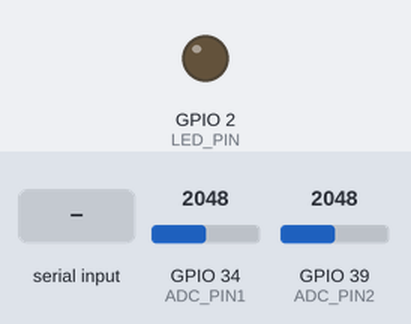
Bench run of a sketch on a simulated ESP32. Shown: output pins drawn as LEDs (lit = HIGH). The inputs (shaded band) are chosen by the test bench; at power-on: GPIO 34 (ADC_PIN1) = 2048, GPIO 39 (ADC_PIN2) = 2048 (analog values on the 0–4095 scale). What the sketch prints to the serial monitor is not drawn.

Above: at 1.2 s.
1.3 s: "B\n" received over Serial
2.8 s: GPIO 34 (ADC_PIN1) set to 2866
4.6 s: GPIO 39 (ADC_PIN2) set to 2866
6.1 s: GPIO 34 (ADC_PIN1) set to 4095
At 6.28 s:
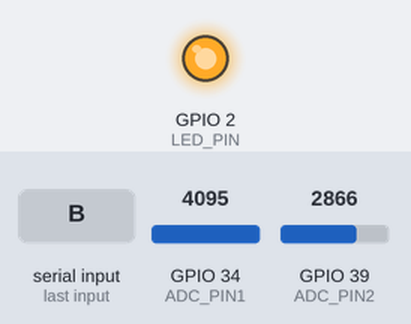
7.8 s: "r\n" received over Serial
9.7 s: "b\n" received over Serial
Timing chart, 0 to 12.3 s (numbered marks = the images above; inputs shaded):
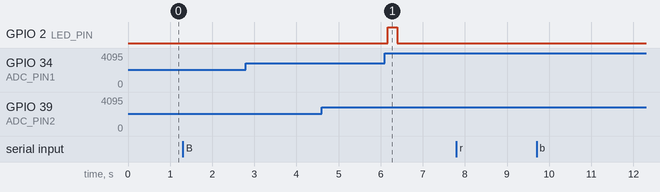

Measured:
- after the input at 1.3 s, every drawn part: stays the same
- after the input at 2.8 s, every drawn part: stays the same
- after the input at 4.6 s, every drawn part: stays the same
- after the input at 6.1 s, GPIO 2 (LED_PIN): LOW → HIGH after 0.07 s, → LOW 0.23 s later
- after the input at 7.8 s, every drawn part: stays the same
- after the input at 9.7 s, every drawn part: stays the same

The sketch:

emg_chain.ino
```cpp
// emg_chain.ino — EMG 측정 (BioAmp EXG Pill + ESP32 Dev Module) : 1000 Hz, 115200 baud
// 배선: OUT → GPIO34, VCC → 3.3 V, GND → GND, IN+ · IN- · REF → 전극 3개
//       (실험 6 2채널: 두 번째 보드 OUT → GPIO39(VN), 아래 NCH 를 2 로)
// 같은 폴더의 emg_core.h (처리 체인, 빈칸 ①②③) 를 쓴다. 폴더 이름 = emg_chain
//
// 출력 모드 — 시리얼로 글자 하나를 보내 바꾼다 (바꾸면 처음부터 다시: 기저선 학습도 다시)
//   R  원신호  x                                   1 ms 마다  (시리얼 플로터에서 1 kHz 원신호)
//   F  필터 후 filt                                1 ms 마다  (HPF 20 Hz + 노치 60 Hz 후, 정수 count)
//   P  요약    filt:..,rms:..,thr_on:..,state:..   10 ms 마다 (플로터에서 포락선 · 판정)  ← 컴파일 기본값
//   B  바이너리 (파이썬 viz.py 전용, 표본마다 5 바이트. 터미널에 찍으면 깨져 보인다)
//   c  기저선만 다시 학습 (힘을 뺀 채로 2.5 초)
//   s  상태 한 줄  #S,n,overrun,sat mode=P mav=.. rms=.. thr_on=.. state=..  (시리얼 모니터, 줄 바꿈 없음)
//   2채널이면 R · F 는 한 표본 걸러 "x1,x2", P 는 20 ms 마다
//   #START · #B · #E · #W · #S 진단 줄은 B 모드에서만 나간다 (플로터 그래프가 끊기지 않게)
#include "emg_core.h"

#define OUT_MODE  'P'         // R F P B
#define NCH       2           // 2 = 2채널 (실험 6: 이두 GPIO36 · 삼두 GPIO39). 1채널은 1
#define BAUD      115200      // 모든 모드 공통
#define SAMPLE_US 1000UL      // 1 ms = 1000 Hz

const int ADC_PIN1 = 34;      // GPIO34: 채널 1 (이두)  — 수업 PPT처럼 VP에 꽂았다면 36
const int ADC_PIN2 = 39;      // VN: 채널 2 (삼두, NCH 2 일 때만)
const int LED_PIN  = 2;       // 내장 LED: 채널 1 이 수축(ON)이면 켜진다
const int P_ST_SCALE = 30;    // P 모드에서 state 에 곱하는 값 (rms 와 같은 그래프에 보이게. rms 가 수백이면 100)
const int SAT_LO = 30, SAT_HI = 4065;       // 이 밖이면 ADC 포화
const int BIAS_LO = 1000, BIAS_HI = 3100;   // 기저선 학습이 끝날 때 DC 가 이 밖이면 바이어스 경고
const int FBITS = (NCH == 1) ? 4 : 0;       // B 모드 filt 소수 비트 (1채널 1/16 count, 2채널 정수)

EmgCh ch[NCH];
char  mode = OUT_MODE;
long  n = 0;                  // 시작 후 표본 번호
unsigned long next_us = 0;
unsigned long overrun = 0;    // 1 ms 간격을 놓친 횟수
unsigned long sat_total = 0;  // 포화 표본 수 합계
int   sat_blk[NCH];           // 100 표본 블록 안의 포화 수
long  last_sat_warn = -100000;
int   st[NCH];
float pk[NCH];                // P 모드: 구간 안에서 절댓값이 가장 큰 filt (부호 유지)
int   pcount = 0;

void restart(char m) {        // 모드를 바꾸고 처음부터 다시 시작
  mode = m; n = 0; overrun = 0; sat_total = 0; pcount = 0; last_sat_warn = -100000;
  for (int k = 0; k < NCH; k++) { emg_init(&ch[k]); sat_blk[k] = 0; st[k] = ST_CAL; pk[k] = 0; }
  if (mode == 'B') {
    Serial.printf("\n#START fs=%d baud=%d nch=%d mode=B fbits=%d rms_n=%d k_on=%.1f k_off=%.1f\n",
                  FS_HZ, BAUD, NCH, FBITS, RMS_N, K_ON, K_OFF);
  }
  next_us = micros() + SAMPLE_US;
}

void send_frame(const int *xr) {   // B 모드 프레임: 헤더 1 B + 7 bit 씩 데이터 (1채널 4 B, 2채널 7 B)
  uint64_t bits = 0; int nb = 0;
  for (int k = 0; k < NCH; k++) {
    long q = lroundf(ch[k].filt * (float)(1 << FBITS));
    long lim = 1L << (11 + FBITS);
    if (q > lim - 1) q = lim - 1;
    if (q < -lim) q = -lim;
    bits = (bits << 12) | (uint64_t)(xr[k] & 0xFFF);
    bits = (bits << (12 + FBITS)) | (uint64_t)(q & ((1L << (12 + FBITS)) - 1));
    nb += 24 + FBITS;
  }
  int g = (nb + 6) / 7;
  bits <<= (g * 7 - nb);
  uint8_t buf[8];
  int st2 = (NCH > 1) ? st[NCH - 1] : 0;
  buf[0] = 0x80 | ((st[0] & 3) << 5) | ((st2 & 3) << 3) | (n & 7);
  for (int i = 0; i < g; i++) buf[1 + i] = (uint8_t)((bits >> (7 * (g - 1 - i))) & 0x7F);
  Serial.write(buf, 1 + g);
}

void status_line() {          // s 명령
  Serial.printf("#S,%ld,%lu,%lu mode=%c mav=%.1f rms=%.1f thr_on=%.1f state=%d",
                n, overrun, sat_total, mode, ch[0].mav, ch[0].rms, ch[0].thr_on, st[0]);
  if (NCH > 1) Serial.printf(" mav2=%.1f rms2=%.1f thr_on2=%.1f state2=%d", ch[NCH - 1].mav, ch[NCH - 1].rms, ch[NCH - 1].thr_on, st[NCH - 1]);
  Serial.print("\n");
}

void handle_cmd() {
  while (Serial.available() > 0) {
    int c = Serial.read();
    if (c == 'r' || c == 'R') restart('R');
    else if (c == 'f' || c == 'F') restart('F');
    else if (c == 'p' || c == 'P') restart('P');
    else if (c == 'b' || c == 'B') restart('B');
    else if (c == 'c' || c == 'C') {
      for (int k = 0; k < NCH; k++) emg_recal(&ch[k], n);
      if (mode == 'B') Serial.printf("#RECAL n=%ld\n", n);
    }
    else if (c == 's' || c == 'S') status_line();
  }
}

void sample() {
  int xr[NCH], ev[NCH] = {0};
  xr[0] = analogRead(ADC_PIN1);
  if (NCH > 1) xr[NCH - 1] = analogRead(ADC_PIN2);
  for (int k = 0; k < NCH; k++) {
    st[k] = emg_step(&ch[k], xr[k], n, &ev[k]);
    if (xr[k] <= SAT_LO || xr[k] >= SAT_HI) { sat_blk[k]++; sat_total++; }
  }
  digitalWrite(LED_PIN, st[0] == ST_ON ? HIGH : LOW);

  if (mode == 'R' || mode == 'F') {
    if (NCH == 1 || (n & 1) == 0) {               // 2채널은 한 표본 걸러 (회선 여유)
      for (int k = 0; k < NCH; k++) {
        if (k) Serial.print(',');
        Serial.print(mode == 'R' ? xr[k] : (int)lroundf(ch[k].filt));
      }
      Serial.print("\n");
    }
  } else if (mode == 'P') {
    for (int k = 0; k < NCH; k++) if (fabsf(ch[k].filt) > fabsf(pk[k])) pk[k] = ch[k].filt;
    if (++pcount >= 10 * NCH) {                   // 1채널 10 ms, 2채널 20 ms 마다
      for (int k = 0; k < NCH; k++) {
        if (NCH == 1) Serial.printf("filt:%d,rms:%.1f,thr_on:%.1f,state:%d", (int)lroundf(pk[k]), ch[k].rms, ch[k].thr_on, st[k] * P_ST_SCALE);
        else Serial.printf("%sfilt%d:%d,rms%d:%.1f,thr_on%d:%.1f,state%d:%d", k ? "," : "", k + 1, (int)lroundf(pk[k]), k + 1, ch[k].rms, k + 1, ch[k].thr_on, k + 1, st[k] * P_ST_SCALE);
        pk[k] = 0;
      }
      Serial.print("\n");
      pcount = 0;
    }
  } else if (mode == 'B') {
    send_frame(xr);
    for (int k = 0; k < NCH; k++) {
      if (ev[k] == 1) {                           // 기저선 학습 끝: 평균 · 표준편차 · 임계 · MAV 평균
        Serial.printf("#B,%ld,%.2f,%.2f,%.2f,%.2f,%.2f,%d\n", n, ch[k].mu, ch[k].sd, ch[k].thr_on, ch[k].thr_off, ch[k].mav_mu, k + 1);
        if (ch[k].dc < BIAS_LO || ch[k].dc > BIAS_HI) Serial.printf("#W,%ld,BIAS,%.0f,%d\n", n, ch[k].dc, k + 1);
      } else if (ev[k] == 2 || ev[k] == 3) {
        Serial.printf("#E,%ld,%d,%d\n", n, ev[k] == 2 ? 1 : 0, k + 1);
      }
    }
  }

  if (n % 100 == 99) {                            // 최근 100 ms 중 5 표본 이상 포화면 경고 (1 초에 한 번)
    for (int k = 0; k < NCH; k++) {
      if (sat_blk[k] >= 5 && mode == 'B' && n - last_sat_warn >= 1000) {
        Serial.printf("#W,%ld,SAT,%d,%d\n", n, sat_blk[k], k + 1);
        last_sat_warn = n;
      }
      sat_blk[k] = 0;
    }
  }
  if (mode == 'B' && n > 0 && n % 10000 == 0) Serial.printf("#S,%ld,%lu,%lu\n", n, overrun, sat_total);
  n++;
}

void setup() {
  Serial.setTxBufferSize(4096);   // begin 보다 먼저 (PC 가 잠깐 멈춰도 약 0.8 초분을 받아 둔다)
  Serial.begin(BAUD);
  analogReadResolution(12);       // 0~4095
  analogSetAttenuation(ADC_11db); // 입력 약 0.15~2.45 V 권장
  pinMode(LED_PIN, OUTPUT);
  restart(mode);
}

void loop() {
  handle_cmd();
  unsigned long now = micros();
  long late = (long)(now - next_us);
  if (late < 0) return;
  if (late > (long)SAMPLE_US) { overrun++; next_us = now; }   // 1 표본 넘게 늦었다 → 시각을 다시 맞춘다
  next_us += SAMPLE_US;
  sample();
}
```

emg_core.h
```cpp
// emg_core.h — EMG 처리 체인 (표본 1개씩, 1 ms 마다 부른다)
// ADC → DC 추정 제거 → HPF 20 Hz → 노치 60 Hz → 정류 → 이동 MAV · 이동 RMS (100 표본 = 100 ms)
//     → 기저선 학습 (0.5~3.0 초, 힘을 뺀다) → 임계 + 히스테리시스 + 최소 지속 → 상태 (0 보정 · 1 이완 · 2 수축)
// 빈칸 ① ② ③ 세 곳을 채운다 (정답본에는 채워져 있다)
#pragma once
#include <math.h>
#include <string.h>

#define FS_HZ       1000        // 표본화 주파수 (Hz)
#define RMS_N       100         // 이동 창 길이 (표본) = 100 ms
#define DC_ALPHA    0.001f      // DC 추정 속도 (시정수 약 1 초)
#define SETTLE_N    500         // 0~0.5 초: 필터 안정화 (학습에 안 씀)
#define LEARN_N     3000        // 0.5~3.0 초: 기저선 학습 (이 동안 힘을 뺀다)
#define K_ON        5.0f        // ON 임계  = mu + K_ON  * sd
#define K_OFF       3.0f        // OFF 임계 = mu + K_OFF * sd
#define SD_FLOOR    0.20f       // sd 하한 = 0.2 * mu (기저선이 너무 고르면 임계가 잡음에 붙는 것을 막는다)
#define MIN_ON_MS   50          // 임계를 연속 50 ms 넘어야 ON
#define MIN_OFF_MS  100         // 연속 100 ms 아래여야 OFF
#define ST_CAL 0                // 상태: 0 보정 중
#define ST_OFF 1                //       1 이완
#define ST_ON  2                //       2 수축

// 2차 IIR (biquad, Direct Form II transposed)
struct Biquad { float b0, b1, b2, a1, a2, z1, z2; };
static inline float biquad(Biquad *f, float x) {
  float y = f->b0 * x + f->z1;
  f->z1 = f->b1 * x - f->a1 * y + f->z2;
  f->z2 = f->b2 * x - f->a2 * y;
  return y;
}
// 계수 (fs = 1000 Hz, scipy.signal.butter(2, 20, 'highpass') · iirnotch(60, 30))
static const float HPF_B[3]   = {0.91496914f, -1.82993829f, 0.91496914f};
static const float HPF_A[3]   = {1.00000000f, -1.82269493f, 0.83718165f};
static const float NOTCH_B[3] = {0.99375596f, -1.84794186f, 0.99375596f};
static const float NOTCH_A[3] = {1.00000000f, -1.84794186f, 0.98751193f};

struct EmgCh {
  float dc; int dc_ok;                 // DC(바이어스) 추정
  Biquad hpf, notch;
  float filt;                          // 필터 후 값 y
  float ab[RMS_N], sq[RMS_N];          // 순환 버퍼: |y|, y*y
  float sumabs, sumsq;                 // 버퍼 합
  int idx;                             // 다음에 쓸 자리
  float mav, rms;                      // 이동 평균 절댓값, 이동 RMS
  long learn_from, learn_to;           // 기저선 학습 구간 (표본 번호)
  double s1, s2, sm; long ln;          // 학습 누적: rms 합, rms^2 합, mav 합, 개수
  float mu, sd, thr_on, thr_off, mav_mu;
  int learned;
  int on, cnt;                         // 현재 ON 여부, 상태를 바꾸려고 연속으로 센 표본 수
};

static void bq_set(Biquad *f, const float *b, const float *a) {
  f->b0 = b[0]; f->b1 = b[1]; f->b2 = b[2]; f->a1 = a[1]; f->a2 = a[2]; f->z1 = 0; f->z2 = 0;
}
static void emg_init(EmgCh *c) {
  memset(c, 0, sizeof(EmgCh));
  bq_set(&c->hpf, HPF_B, HPF_A);
  bq_set(&c->notch, NOTCH_B, NOTCH_A);
  c->learn_from = SETTLE_N; c->learn_to = LEARN_N;
}

// 기저선만 다시 학습 (c 명령): 지금부터 2.5 초 동안 힘을 뺀다
static void emg_recal(EmgCh *c, long n) {
  c->learn_from = n; c->learn_to = n + (LEARN_N - SETTLE_N);
  c->s1 = c->s2 = c->sm = 0; c->ln = 0; c->learned = 0; c->on = 0; c->cnt = 0;
}

// 표본 1개 처리. raw: ADC 값(0~4095), n: 시작 후 표본 번호
// 반환: 상태 0/1/2.  *ev: 1 = 기저선 학습 끝(#B), 2 = 수축 시작, 3 = 수축 끝 (없으면 0)
static int emg_step(EmgCh *c, int raw, long n, int *ev) {
  *ev = 0;
  // 1) DC 빼기: 첫 표본으로 시작해서 천천히 따라간다 (바이어스가 2048 이 아니어도 된다)
  if (!c->dc_ok) { c->dc = (float)raw; c->dc_ok = 1; }
  c->dc += ((float)raw - c->dc) * DC_ALPHA;
  float x = (float)raw - c->dc;
  // 2) HPF 20 Hz → 노치 60 Hz
  float y = biquad(&c->notch, biquad(&c->hpf, x));
  c->filt = y;

  // 3) 정류 [빈칸 ①]
  float rect = fabsf(y);

  // 4) 포락선: 순환 버퍼 이동 평균 [빈칸 ②: 제곱 합 갱신 3줄]
  c->sumsq -= c->sq[c->idx];
  c->sumsq += y * y;
  c->sq[c->idx] = y * y;
  c->sumabs += rect - c->ab[c->idx];
  c->ab[c->idx] = rect;                // MAV 는 완성됨
  if (++c->idx >= RMS_N) {
    c->idx = 0;
    // (반올림 오차가 쌓이지 않게 100 표본마다 버퍼를 다시 더한다 — 빈칸과 무관)
    double a = 0, s = 0;
    for (int i = 0; i < RMS_N; i++) { a += c->ab[i]; s += c->sq[i]; }
    c->sumabs = (float)a; c->sumsq = (float)s;
  }
  c->mav = c->sumabs / RMS_N;
  c->rms = sqrtf(fmaxf(c->sumsq, 0.0f) / RMS_N);

  // 5) 기저선 학습: learn_from ~ learn_to 동안 이완 상태의 rms 평균 mu, 표준편차 sd
  if (!c->learned) {
    if (n >= c->learn_from) { c->s1 += c->rms; c->s2 += (double)c->rms * c->rms; c->sm += c->mav; c->ln++; }
    if (n + 1 >= c->learn_to && c->ln > 0) {
      double m = c->s1 / c->ln, v = c->s2 / c->ln - m * m;
      c->mu = (float)m; c->sd = (float)sqrt(v > 0 ? v : 0); c->mav_mu = (float)(c->sm / c->ln);
      if (c->sd < SD_FLOOR * c->mu) c->sd = SD_FLOOR * c->mu;
      c->thr_on = c->mu + K_ON * c->sd; c->thr_off = c->mu + K_OFF * c->sd;
      c->learned = 1; c->on = 0; c->cnt = 0; *ev = 1;
    }
    return ST_CAL;
  }

  // 6) 임계 + 히스테리시스 [빈칸 ③]
  int above = c->on ? (c->rms > c->thr_off) : (c->rms > c->thr_on);
  if (above != c->on) {
    if (++c->cnt >= (c->on ? MIN_OFF_MS : MIN_ON_MS)) {
      c->on = above; c->cnt = 0; *ev = above ? 2 : 3;
    }
  } else c->cnt = 0;
  return c->on ? ST_ON : ST_OFF;
}
```
